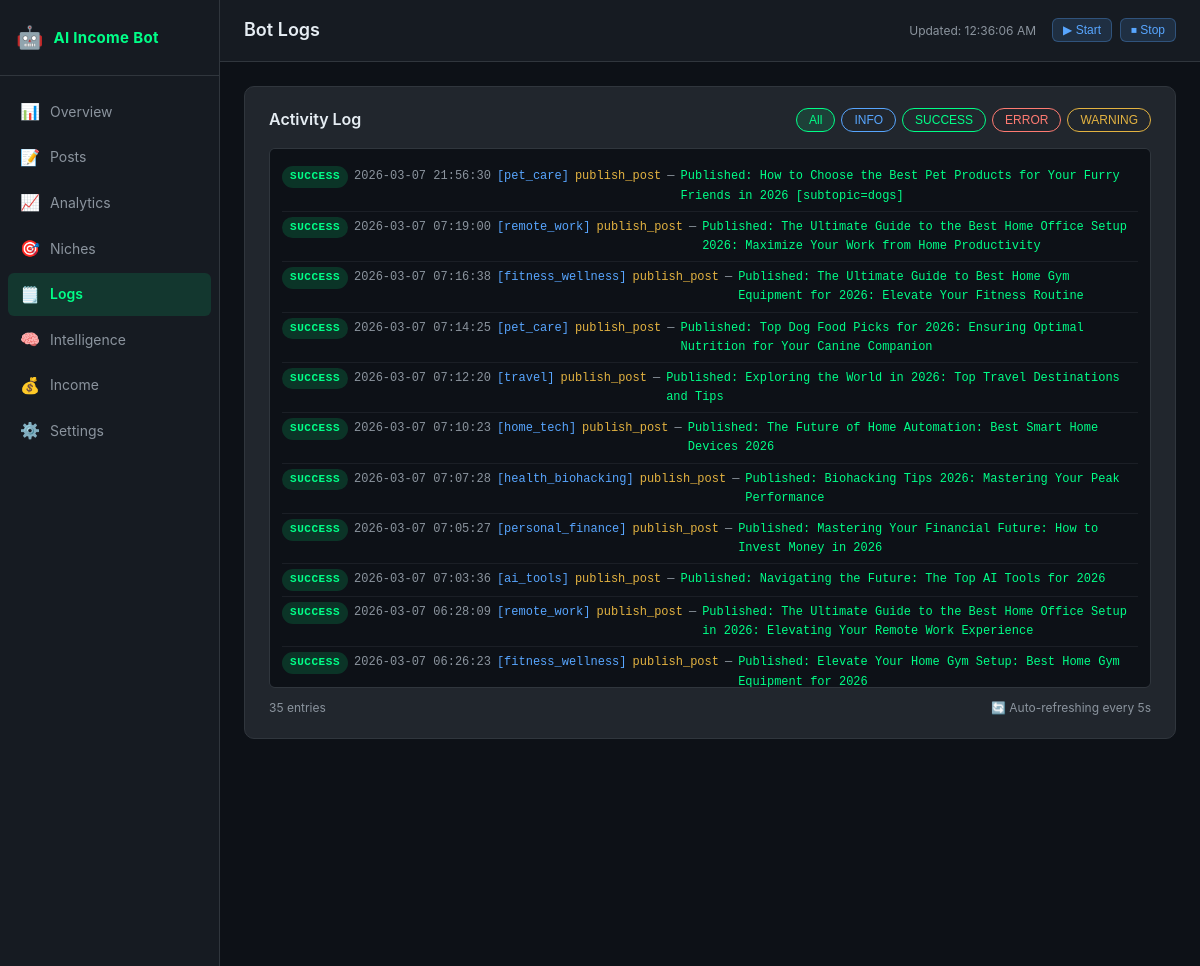
Page /logs (upper part) on the earlier database version.
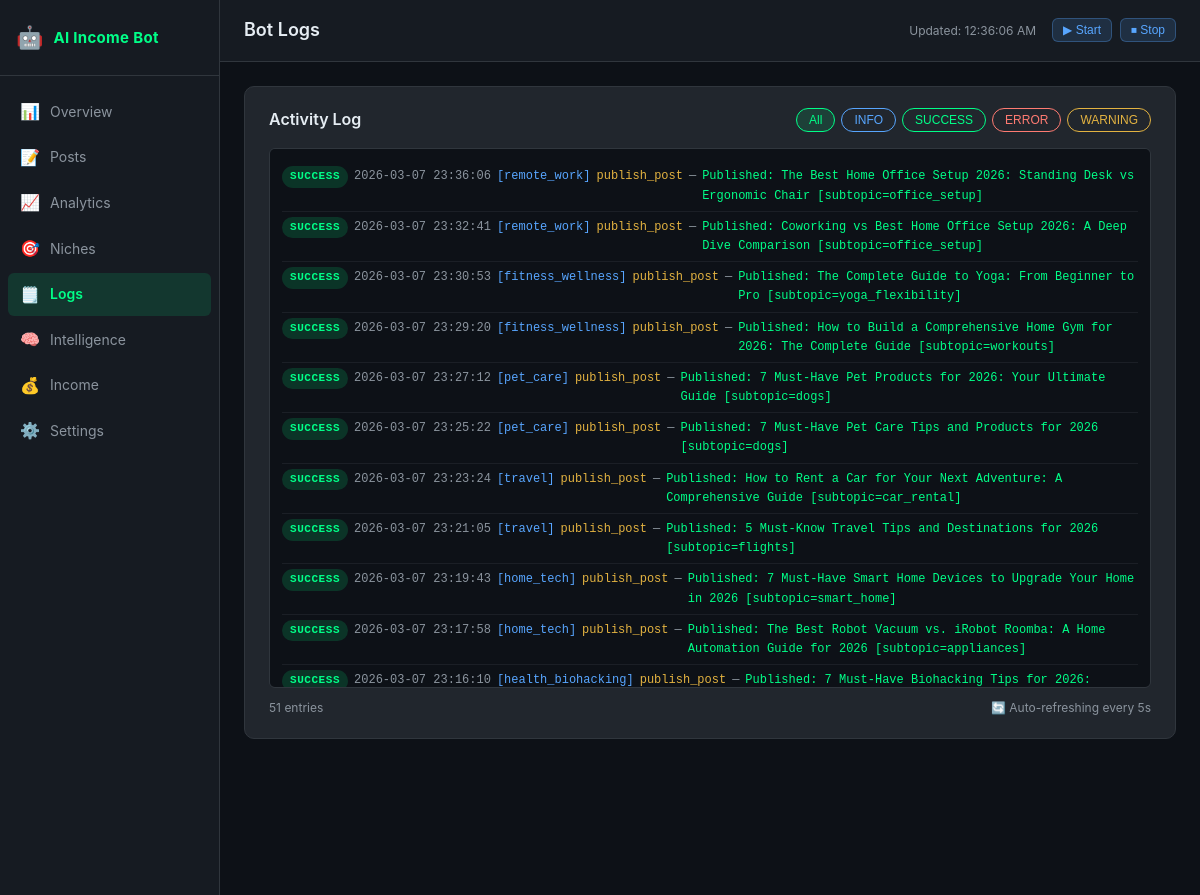
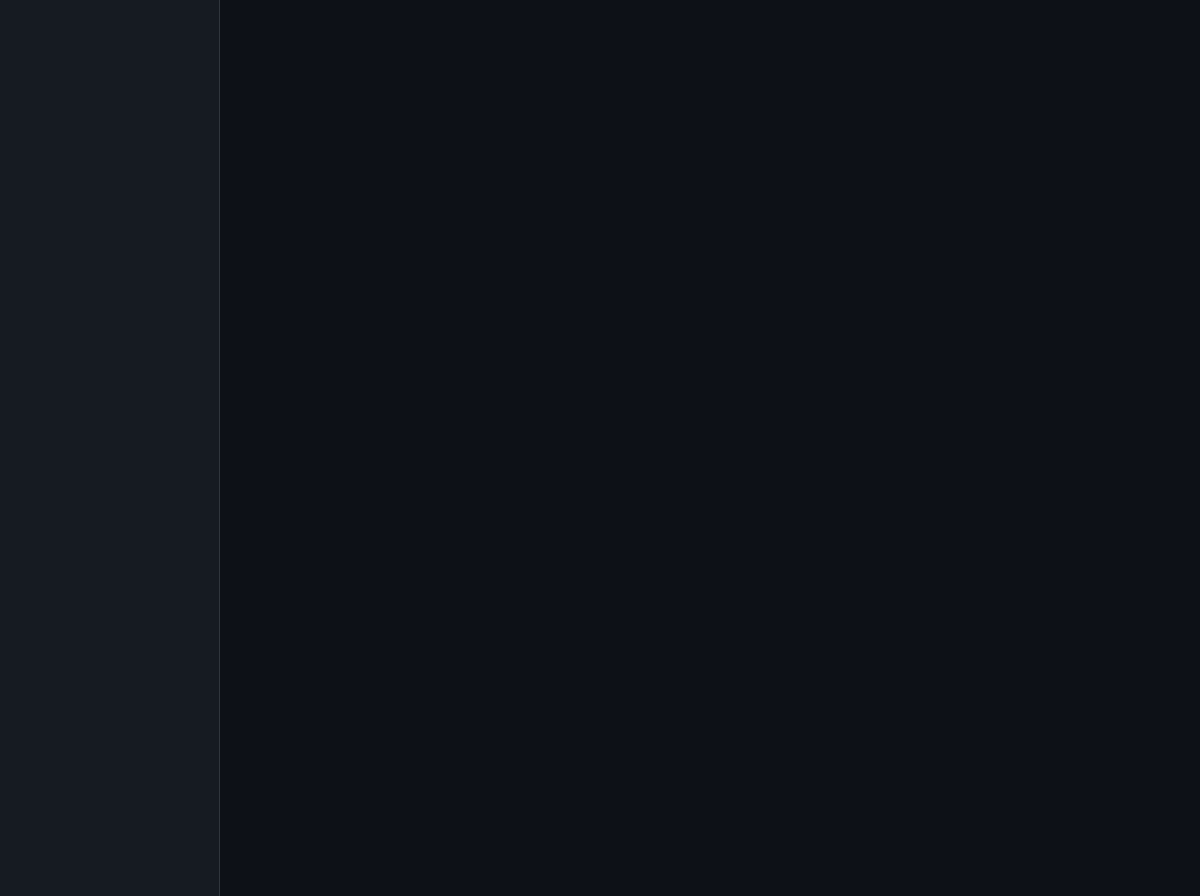
Same page on the later database version (2 pictures, top to bottom).
### tables this page shows
CREATE TABLE bot_logs (
            id INTEGER PRIMARY KEY AUTOINCREMENT,
            timestamp DATETIME DEFAULT CURRENT_TIMESTAMP,
            level TEXT NOT NULL,
            niche_id TEXT,
            action TEXT NOT NULL,
            message TEXT NOT NULL,
            error TEXT
        );

### dashboard/app.py (the view)
@app.route("/logs")
def logs():
    from core import analytics_tracker
    db = _get_db()
    limit = _load_settings().get("dashboard", {}).get("log_display_limit", 200)
    recent_logs = analytics_tracker.get_recent_logs(db, limit=limit)
    settings = _load_settings()
    return render_template("logs.html", logs=recent_logs, settings=settings)

### core/analytics_tracker.py (called while the page is built)
def get_recent_logs(db_path: Path, limit: int = 100) -> list:
    try:
        conn = sqlite3.connect(str(db_path))
        conn.row_factory = sqlite3.Row
        rows = conn.execute(
            "SELECT * FROM bot_logs ORDER BY timestamp DESC LIMIT ?", (limit,)
        ).fetchall()
        conn.close()
        return [dict(r) for r in rows]
    except Exception:
        return []

### dashboard/app.py (called while the page is built)
def _get_db():
    import sys
    sys.path.insert(0, str(_PROJECT_ROOT))
    from core import analytics_tracker
    if not _DB_PATH.exists():
        _DB_PATH.parent.mkdir(parents=True, exist_ok=True)
        analytics_tracker.init_db(_DB_PATH)
    return _DB_PATH

def _load_settings() -> dict:
    try:
        with open(_SETTINGS_CONFIG_PATH) as f:
            return yaml.safe_load(f)
    except Exception:
        return {}

### dashboard/templates/logs.html (shortened to what this page needs)
{% extends "base.html" %}
{% block page_title %}Bot Logs{% endblock %}
{% block content %}
<div class="card">
  <div class="card-header">
    <h3 class="card-title">Activity Log</h3>
    <div class="filter-btns" id="logFilters">
      <button class="filter-btn active" onclick="filterLogs('ALL', this)">All</button>
      <button class="filter-btn info" onclick="filterLogs('INFO', this)">INFO</button>
      <button class="filter-btn success" onclick="filterLogs('SUCCESS', this)">SUCCESS</button>
      <button class="filter-btn error" onclick="filterLogs('ERROR', this)">ERROR</button>
      <button class="filter-btn warning" onclick="filterLogs('WARNING', this)">WARNING</button>
    </div>
  </div>
  <div class="log-container" id="logContainer">
    {% for log in logs %}
    <div class="log-entry log-{{ log.level|lower }}" data-level="{{ log.level }}">
      <span class="log-level badge badge-{{ log.level|lower }}">{{ log.level }}</span>
      <span class="log-timestamp">{{ log.timestamp }}</span>
      {% if log.niche_id %}<span class="log-niche">[{{ log.niche_id }}]</span>{% endif %}
      <span class="log-action">{{ log.action }}</span>
      <span class="log-sep">—</span>
      <span class="log-message">{{ log.message }}</span>
    </div>
    {% else %}
    <div class="log-empty text-muted">No logs yet. Start the bot to see activity here.</div>
    {% endfor %}
  </div>
  <div class="log-footer">
    <span class="text-muted" id="logCount">{{ logs|length }} entries</span>
    <span class="text-muted" id="pollStatus">🔄 Auto-refreshing every 5s</span>
  </div>
</div>
{% endblock %}

Differences in the rows shown:
no longer on this page (row unchanged): bot_logs: level "SUCCESS", timestamp "2026-03-07 21:56:30", niche_id "pet_care", action "publish_post", message "Published: How to Choose the Best Pet Products for Your Furry Friends in 2026 [subtopic=dogs]"
no longer on this page (row unchanged): bot_logs: level "SUCCESS", timestamp "2026-03-07 07:19:00", niche_id "remote_work", action "publish_post", message "Published: The Ultimate Guide to the Best Home Office Setup 2026: Maximize Your Work from Home Productivity"
no longer on this page (row unchanged): bot_logs: level "SUCCESS", timestamp "2026-03-07 07:16:38", niche_id "fitness_wellness", action "publish_post", message "Published: The Ultimate Guide to Best Home Gym Equipment for 2026: Elevate Your Fitness Routine"
no longer on this page (row unchanged): bot_logs: level "SUCCESS", timestamp "2026-03-07 07:14:25", niche_id "pet_care", action "publish_post", message "Published: Top Dog Food Picks for 2026: Ensuring Optimal Nutrition for Your Canine Companion"
no longer on this page (row unchanged): bot_logs: level "SUCCESS", timestamp "2026-03-07 07:12:20", niche_id "travel", action "publish_post", message "Published: Exploring the World in 2026: Top Travel Destinations and Tips"
no longer on this page (row unchanged): bot_logs: level "SUCCESS", timestamp "2026-03-07 07:10:23", niche_id "home_tech", action "publish_post", message "Published: The Future of Home Automation: Best Smart Home Devices 2026"
no longer on this page (row unchanged): bot_logs: level "SUCCESS", timestamp "2026-03-07 07:07:28", niche_id "health_biohacking", action "publish_post", message "Published: Biohacking Tips 2026: Mastering Your Peak Performance"
no longer on this page (row unchanged): bot_logs: level "SUCCESS", timestamp "2026-03-07 07:05:27", niche_id "personal_finance", action "publish_post", message "Published: Mastering Your Financial Future: How to Invest Money in 2026"
no longer on this page (row unchanged): bot_logs: level "SUCCESS", timestamp "2026-03-07 07:03:36", niche_id "ai_tools", action "publish_post", message "Published: Navigating the Future: The Top AI Tools for 2026"
no longer on this page (row unchanged): bot_logs: level "SUCCESS", timestamp "2026-03-07 06:28:09", niche_id "remote_work", action "publish_post", message "Published: The Ultimate Guide to the Best Home Office Setup in 2026: Elevating Your Remote Work Experience"
no longer on this page (row unchanged): bot_logs: level "SUCCESS", timestamp "2026-03-07 06:26:23", niche_id "fitness_wellness", action "publish_post", message "Published: Elevate Your Home Gym Setup: Best Home Gym Equipment for 2026"
added bot_logs: level "SUCCESS", timestamp "2026-03-07 23:36:06", niche_id "remote_work", action "publish_post", message "Published: The Best Home Office Setup 2026: Standing Desk vs Ergonomic Chair [subtopic=office_setup]"
added bot_logs: level "SUCCESS", timestamp "2026-03-07 23:32:41", niche_id "remote_work", action "publish_post", message "Published: Coworking vs Best Home Office Setup 2026: A Deep Dive Comparison [subtopic=office_setup]"
added bot_logs: level "SUCCESS", timestamp "2026-03-07 23:30:53", niche_id "fitness_wellness", action "publish_post", message "Published: The Complete Guide to Yoga: From Beginner to Pro [subtopic=yoga_flexibility]"
added bot_logs: level "SUCCESS", timestamp "2026-03-07 23:29:20", niche_id "fitness_wellness", action "publish_post", message "Published: How to Build a Comprehensive Home Gym for 2026: The Complete Guide [subtopic=workouts]"
added bot_logs: level "SUCCESS", timestamp "2026-03-07 23:27:12", niche_id "pet_care", action "publish_post", message "Published: 7 Must-Have Pet Products for 2026: Your Ultimate Guide [subtopic=dogs]"
added bot_logs: level "SUCCESS", timestamp "2026-03-07 23:25:22", niche_id "pet_care", action "publish_post", message "Published: 7 Must-Have Pet Care Tips and Products for 2026 [subtopic=dogs]"
added bot_logs: level "SUCCESS", timestamp "2026-03-07 23:23:24", niche_id "travel", action "publish_post", message "Published: How to Rent a Car for Your Next Adventure: A Comprehensive Guide [subtopic=car_rental]"
added bot_logs: level "SUCCESS", timestamp "2026-03-07 23:21:05", niche_id "travel", action "publish_post", message "Published: 5 Must-Know Travel Tips and Destinations for 2026 [subtopic=flights]"
added bot_logs: level "SUCCESS", timestamp "2026-03-07 23:19:43", niche_id "home_tech", action "publish_post", message "Published: 7 Must-Have Smart Home Devices to Upgrade Your Home in 2026 [subtopic=smart_home]"
added bot_logs: level "SUCCESS", timestamp "2026-03-07 23:17:58", niche_id "home_tech", action "publish_post", message "Published: The Best Robot Vacuum vs. iRobot Roomba: A Home Automation Guide for 2026 [subtopic=appliances]"
added bot_logs: level "SUCCESS", timestamp "2026-03-07 23:16:10", niche_id "health_biohacking", action "publish_post", message "Published: 7 Must-Have Biohacking Tips for 2026:…"
Other differences:
{{ logs|length }}: "35" → "51"
